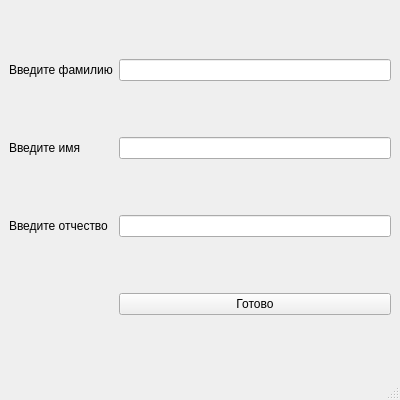
<?xml version="1.0" encoding="UTF-8"?>
<ui version="4.0">
 <class>AddTeacher</class>
 <widget class="QMainWindow" name="AddTeacher">
  <property name="geometry">
   <rect>
    <x>0</x>
    <y>0</y>
    <width>400</width>
    <height>400</height>
   </rect>
  </property>
  <property name="windowTitle">
   <string>Добавить учителя</string>
  </property>
  <widget class="QWidget" name="centralwidget">
   <layout class="QGridLayout" name="gridLayout">
    <item row="0" column="0">
     <widget class="QLabel" name="label_2">
      <property name="text">
       <string>Введите фамилию</string>
      </property>
     </widget>
    </item>
    <item row="0" column="1">
     <widget class="QLineEdit" name="surname_edit"/>
    </item>
    <item row="1" column="0">
     <widget class="QLabel" name="label">
      <property name="text">
       <string>Введите имя</string>
      </property>
     </widget>
    </item>
    <item row="1" column="1">
     <widget class="QLineEdit" name="name_edit"/>
    </item>
    <item row="2" column="0">
     <widget class="QLabel" name="label_3">
      <property name="text">
       <string>Введите отчество</string>
      </property>
     </widget>
    </item>
    <item row="2" column="1">
     <widget class="QLineEdit" name="patronymic_edit"/>
    </item>
    <item row="3" column="1">
     <widget class="QPushButton" name="pushButton">
      <property name="text">
       <string>Готово</string>
      </property>
     </widget>
    </item>
   </layout>
  </widget>
  <widget class="QStatusBar" name="statusbar"/>
 </widget>
 <resources/>
 <connections/>
</ui>
